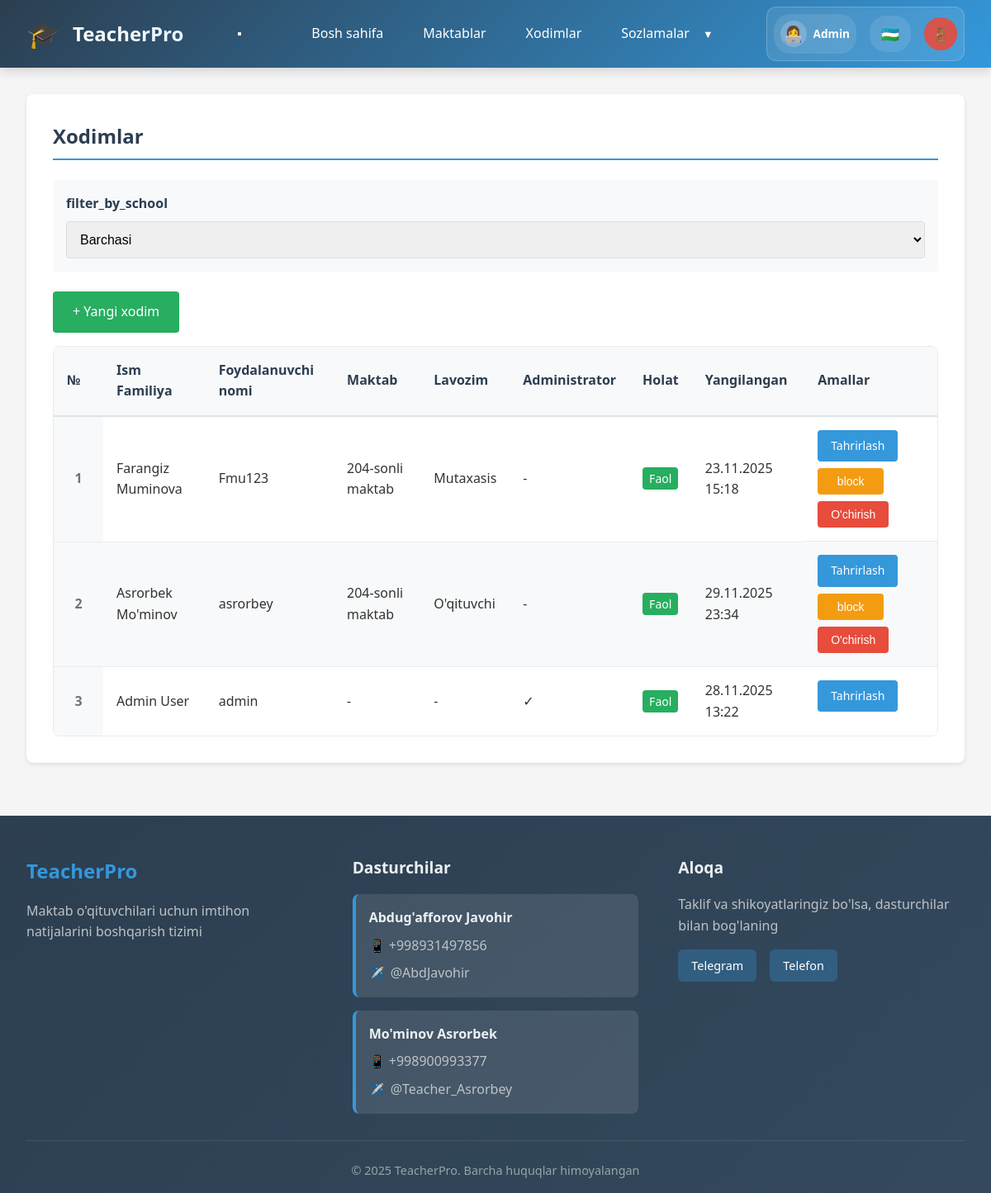
Page /admin/employees (signed in) on the committed database.
### models.py (models this page shows, shortened)
class Base(DeclarativeBase):
    pass

class Employee(Base):
    __tablename__ = 'employees'
    id = Column(Integer, primary_key=True)
    username = Column(String(80), unique=True, nullable=False)
    password_hash = Column(String(200), nullable=False)
    first_name = Column(String(100), nullable=False)
    last_name = Column(String(100), nullable=False)
    email = Column(String(100))
    is_admin = Column(Boolean, default=False)
    is_active = Column(Boolean, default=True)
    school_id = Column(Integer, ForeignKey('schools.id'), nullable=True)
    staff_title_id = Column(Integer, ForeignKey('staff_titles.id'), nullable=True)
    created_at = Column(DateTime, default=datetime.utcnow)
    updated_at = Column(DateTime, default=datetime.utcnow, onupdate=datetime.utcnow)
    school = relationship('School', back_populates='employees')
    staff_title = relationship('StaffTitle', back_populates='employees')
    assigned_classes = relationship('SchoolClass', secondary='teacher_classes', back_populates='assigned_teachers')
    assigned_subjects = relationship('Subject', secondary='teacher_subjects', back_populates='assigned_teachers')

class School(Base):
    __tablename__ = 'schools'
    id = Column(Integer, primary_key=True)
    name = Column(String(200), nullable=False)
    address = Column(Text)
    phone = Column(String(50))
    email = Column(String(100))
    created_at = Column(DateTime, default=datetime.utcnow)
    employees = relationship('Employee', back_populates='school', cascade='all, delete-orphan')
    classes = relationship('SchoolClass', back_populates='school', cascade='all, delete-orphan')

class StaffTitle(Base):
    __tablename__ = 'staff_titles'
    id = Column(Integer, primary_key=True)
    title = Column(String(100), nullable=False, unique=True)
    employees = relationship('Employee', back_populates='staff_title')

### routers/admin.py (the view)
@router.get("/employees", response_class=HTMLResponse)
async def employees_list(
    request: Request,
    school_id: Optional[str] = None,
    db: AsyncSession = Depends(get_db)
):
    if school_id and school_id.strip():
        try:
            school_id_int = int(school_id)
        except ValueError:
            school_id_int = None
    if school_id:
        result = await db.execute(
            select(Employee)
            .options(selectinload(Employee.school), selectinload(Employee.staff_title))
            .where(Employee.school_id == school_id_int)
        )
    else:
        result = await db.execute(
            select(Employee)
            .options(selectinload(Employee.school), selectinload(Employee.staff_title))
            .order_by(Employee.created_at.desc())
        )
    employees = result.scalars().all()
    schools_result = await db.execute(select(School))
    schools = schools_result.scalars().all()
    context = await get_template_context(request)
    context.update({'employees': employees, 'schools': schools})
    return templates.TemplateResponse('admin/employees.html', context)

### templates/admin/employees.html (shortened to what this page needs)
{% extends "base.html" %}
{% block content %}
<div class="card">
    <h2>{{ _('employees') }}</h2>
    <div class="filter-box">
        <form method="GET">
            <div style="display: flex; gap: 1rem; align-items: end;">
                <div class="form-group" style="flex: 1; margin-bottom: 0;">
                    <label for="school_id">{{ _('filter_by_school') }}</label>
                    <select id="school_id" name="school_id" onchange="this.form.submit()">
                        <option value="">{{ _('all') }}</option>
                    </select>
                </div>
            </div>
        </form>
    </div>
    <div style="margin-bottom: 1rem;">
        <a href="{{ url_for('add_employee') }}" class="btn btn-success">+ {{ _('new_employee') }}</a>
    </div>
    {% if employees %}
    <div class="table-container">
        <table>
            <thead>
                <tr>
                    <th width="60">{{ _('number') }}</th>
                    <th>{{ _('first_name') }} {{ _('last_name') }}</th>
                    <th>{{ _('username') }}</th>
                    <th>{{ _('school') }}</th>
                    <th>{{ _('staff_title') }}</th>
                    <th>{{ _('admin') }}</th>
                    <th>{{ _('status') }}</th>
                    <th>{{ _('updated_at') }}</th>
                    <th>{{ _('actions') }}</th>
                </tr>
            </thead>
            <tbody>
                {% for employee in employees %}
                <tr>
                    <td class="row-number">{{ loop.index }}</td>
                    <td>{{ employee.first_name }} {{ employee.last_name }}</td>
                    <td>{{ employee.username }}</td>
                    <td>
                        {% if employee.school_id %}
                        {% for school in schools %}
                        {% if school.id == employee.school_id %}
                        {{ school.name }}
                        {% endif %}
                        {% endfor %}
                        {% else %}
                        -
                        {% endif %}
                    </td>
                    <td>
                        {% if employee.staff_title %}
                        {{ employee.staff_title.title }}
                        {% else %}
                        -
                        {% endif %}
                    </td>
                    <td>{% if employee.is_admin %}✓{% else %}-{% endif %}</td>
                    <td>
                        {% if employee.is_active %}
                        <span class="status-active">{{ _('active') }}</span>
                        {% else %}
                        <span class="status-inactive">{{ _('inactive') }}</span>
                        {% endif %}
                    </td>
                    <td>{{ employee.updated_at.strftime('%d.%m.%Y %H:%M') }}</td>
                    <td class="action-buttons">
                        <a href="{{ url_for('edit_employee', id=employee.id) }}" class="btn btn-primary btn-sm">{{
                            _('edit')
                            }}</a>
                        {% if employee.id != session.user_id %}
                        <form method="POST" action="{{ url_for('toggle_employee_status', id=employee.id) }}"
                            style="display: inline;">
                            <button type="submit" class="btn btn-warning btn-sm">
                                {% if employee.is_active %}{{ _('block') }}{% else %}{{ _('activate') }}{% endif %}
                            </button>
                        </form>
                        <form method="POST" action="{{ url_for('delete_employee', id=employee.id) }}"
                            style="display: inline;" onsubmit="return confirmDelete();">
                            <button type="submit" class="btn btn-danger btn-sm">{{ _('delete') }}</button>
                        </form>
                        {% endif %}
                    </td>
                </tr>
                {% endfor %}
            </tbody>
        </table>
    </div>
    {% else %}
    <div class="no-data">
        <p>{{ _('no_data') }}</p>
    </div>
    {% endif %}
</div>
{% endblock %}

### static/style.css (style rules this page uses)
* { margin: 0; padding: 0; box-sizing: border-box; }
.status-active { background: #27ae60; color: white; padding: 0.25rem 0.5rem; border-radius: 4px; font-size: 0.875rem; }
.btn-warning { background: #f39c12; color: white; }
body { font-family: 'Segoe UI', Tahoma, Geneva, Verdana, sans-serif; background: #f5f5f5; color: #333; line-height: 1.6; }
.card { background: white; border-radius: 8px; padding: 2rem; margin-bottom: 2rem; box-shadow: 0 2px 4px rgba(0, 0, 0, 0.1); }
.card h2 { margin-bottom: 1.5rem; color: #2c3e50; border-bottom: 2px solid #3498db; padding-bottom: 0.5rem; }
.btn { padding: 0.75rem 1.5rem; border: none; border-radius: 4px; cursor: pointer; font-size: 1rem; text-decoration: none; display: inline-block; transition: all 0.3s; }
.btn-primary { background: #3498db; color: white; }
.btn-success { background: #27ae60; color: white; }
.btn-danger { background: #e74c3c; color: white; }
.btn-sm { padding: 0.5rem 1rem; font-size: 0.875rem; }
.form-group { margin-bottom: 1.5rem; }
.form-group label { display: block; margin-bottom: 0.5rem; font-weight: 600; color: #2c3e50; }
.form-group input, .form-group select, .form-group textarea { width: 100%; padding: 0.75rem; border: 1px solid #ddd; border-radius: 4px; font-size: 1rem; }
table { width: 100%; border-collapse: collapse; margin-top: 1rem; }
table th, table td { padding: 0.75rem; text-align: left; border-bottom: 1px solid #ddd; }
table th { background: #ecf0f1; font-weight: 600; color: #2c3e50; }
.action-buttons { display: flex; gap: 0.5rem; flex-wrap: wrap; }
.filter-box { background: #f8f9fa; padding: 1rem; border-radius: 4px; margin-bottom: 1.5rem; }
.btn { padding: 0.75rem 1.5rem; border: none; border-radius: 4px; cursor: pointer; font-size: 1rem; text-decoration: none; display: inline-block; transition: all 0.3s; text-align: center; min-width: 120px; }
.btn-sm { padding: 0.5rem 1rem; font-size: 0.875rem; min-width: 80px; }
.action-buttons .btn { min-width: 80px; }
table tbody tr:nth-child(even) { background-color: #f8f9fa; }
table tbody tr:nth-child(odd) { background-color: #ffffff; }
.table-container { overflow-x: auto; border-radius: 8px; border: 1px solid #e9ecef; }
.row-number { text-align: center; font-weight: 600; color: #6c757d; background-color: #f8f9fa; }
table { width: 100%; border-collapse: collapse; margin: 0; }
table th { background: #f8f9fa; font-weight: 600; color: #2c3e50; padding: 1rem; text-align: left; border-bottom: 2px solid #dee2e6; }
table td { padding: 1rem; border-bottom: 1px solid #e9ecef; }
table tr:last-child td { border-bottom: none; }

### rows in the picture
Employee: first_name "Farangiz", last_name "Muminova", username "Fmu123", staff_title "Mutaxasis", updated_at "23.11.2025 15:18"
School: name "204-sonli maktab"
Employee: first_name "Asrorbek", last_name "Mo'minov", username "asrorbey", staff_title "O'qituvchi", updated_at "29.11.2025 23:34"
Employee: first_name "Admin", last_name "User", username "admin", updated_at "28.11.2025 13:22"

### other values in the picture
{{ session.full_name.split(' ')[0] }} "Admin"
form field school_id "Barchasi"
